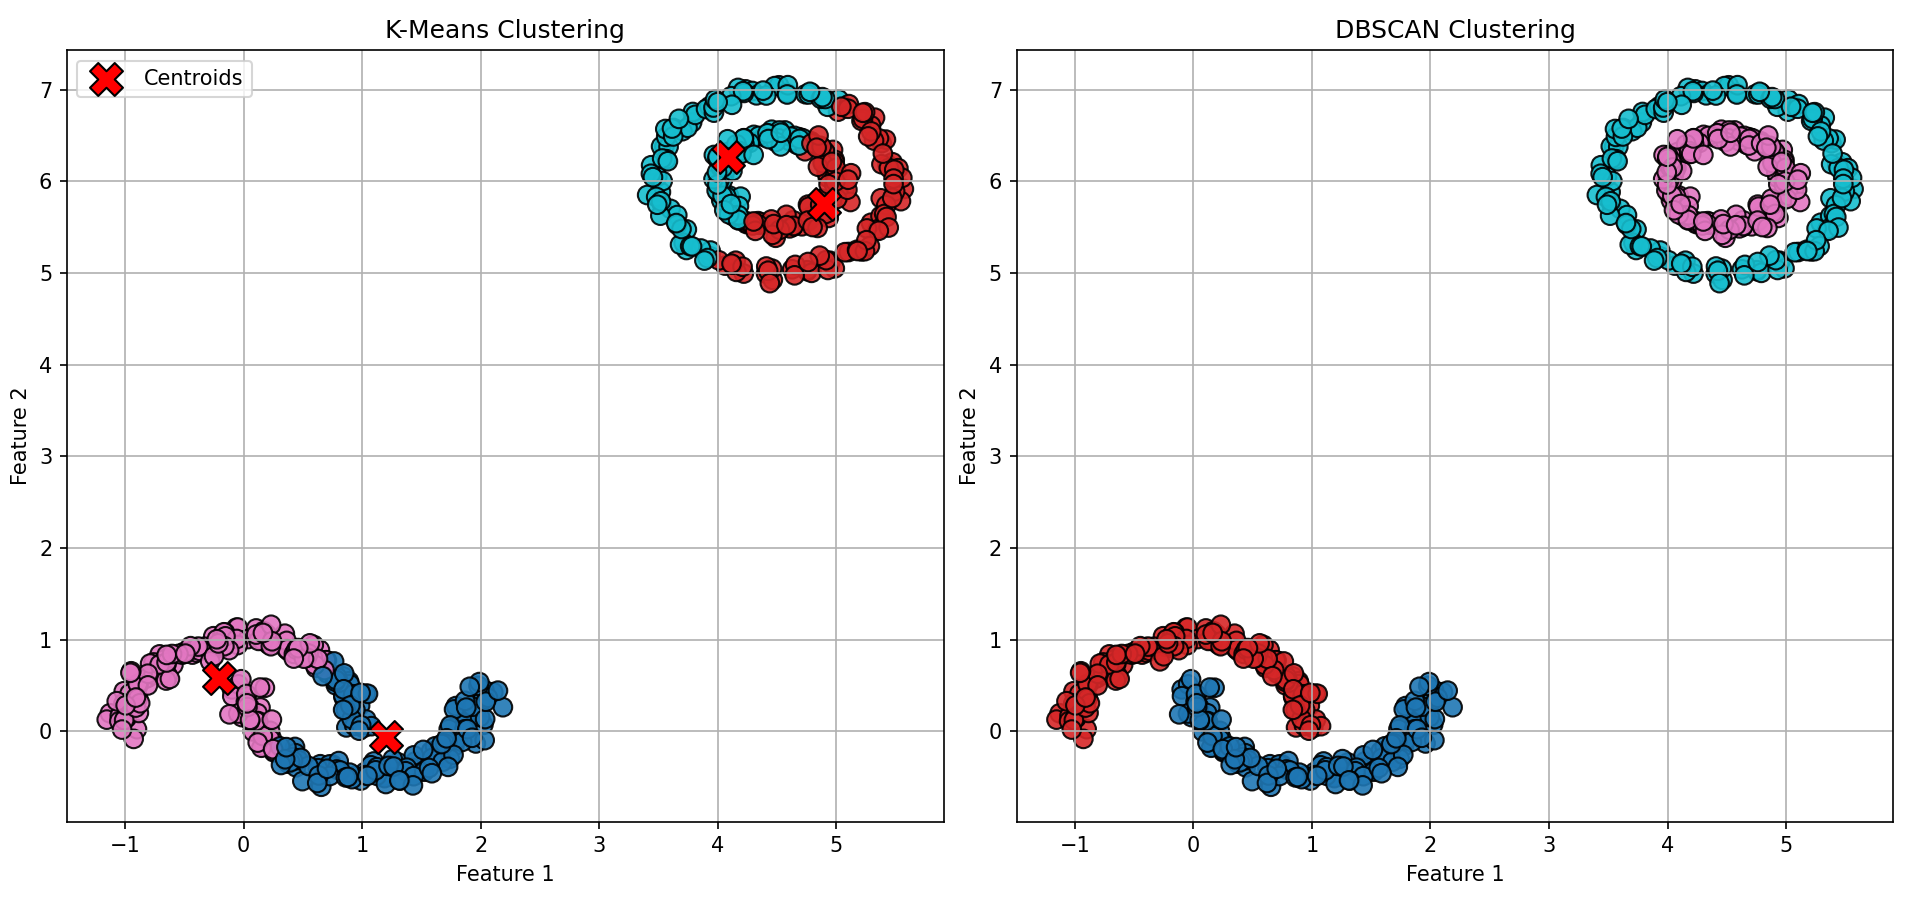

Source code (Python):
import numpy as np
import matplotlib.pyplot as plt
from sklearn.datasets import make_moons, make_circles
from sklearn.cluster import KMeans, DBSCAN

# 1. Generate datasets

# Nested crescent moons (2 clusters)
X_moons, _ = make_moons(n_samples=300, noise=0.07, random_state=42)

# One concentric circle dataset (2 rings)
X_circles, _ = make_circles(n_samples=300, noise=0.05, factor=0.5, random_state=42)

# 2. Shift circles right and up to separate from moons
X_circles += np.array([4.5, 6])

# 3. Combine moons and circles into one dataset
X_combined = np.vstack((X_moons, X_circles))

# 4. Apply KMeans (expecting 4 clusters roughly: 2 moons + 2 circles)
kmeans = KMeans(n_clusters=4, n_init='auto', random_state=42)
kmeans_labels = kmeans.fit_predict(X_combined)

# 5. Apply DBSCAN with tuned eps=0.18 to keep outer circle as one cluster
dbscan = DBSCAN(eps=0.18, min_samples=5)
dbscan_labels = dbscan.fit_predict(X_combined)

# 6. Plot side-by-side

fig, axs = plt.subplots(1, 2, figsize=(14, 6))

# KMeans plot
axs[0].scatter(
    X_combined[:, 0], X_combined[:, 1], c=kmeans_labels, cmap='tab10', s=80, edgecolor='k', alpha=0.9
)
axs[0].scatter(
    kmeans.cluster_centers_[:, 0], kmeans.cluster_centers_[:, 1],
    marker='X', c='red', s=250, label='Centroids', edgecolor='k'
)
axs[0].set_title("K-Means Clustering")
axs[0].legend()
axs[0].grid(True)
axs[0].set_xlabel("Feature 1")
axs[0].set_ylabel("Feature 2")

# DBSCAN plot
axs[1].scatter(
    X_combined[:, 0], X_combined[:, 1], c=dbscan_labels, cmap='tab10', s=80, edgecolor='k', alpha=0.9
)
axs[1].set_title("DBSCAN Clustering")
axs[1].grid(True)
axs[1].set_xlabel("Feature 1")
axs[1].set_ylabel("Feature 2")

plt.tight_layout()
plt.show()

# 7. Print cluster info
print("K-Means Clustering:")
print(f"  Number of clusters: {len(set(kmeans_labels))}")

print("\nDBSCAN Clustering:")
print(f"  Number of clusters (excluding noise): {len(set(dbscan_labels)) - (1 if -1 in dbscan_labels else 0)}")
print(f"  Number of noise points: {list(dbscan_labels).count(-1)}")
